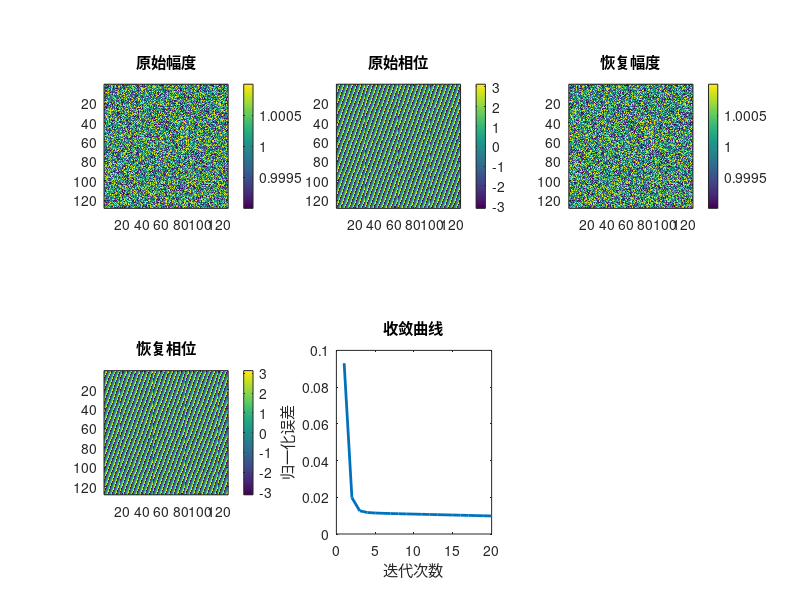

MATLAB code to generate this figure:
%% Gerchberg-Saxton Algorithm for Holographic Phase Retrieval
clc; clear; close all;

%% 1. 生成示例信号 (模拟通信中的复信号)
rng(1);

% 参数设置
N = 128;           % 阵列大小
d = 0.5;           % 阵元间距（波长单位）
theta = 30;        % 方位角 (度)
phi = 20;          % 俯仰角 (度)

% 转弧度
theta_rad = deg2rad(theta);
phi_rad = deg2rad(phi);

% 阵列索引
[x_idx, y_idx] = meshgrid(0:N-1, 0:N-1);
center_x = (N-1)/2;
center_y = (N-1)/2;

% 方向余弦
u = sin(theta_rad) * cos(phi_rad);
v = sin(theta_rad) * sin(phi_rad);

% 目标相位矩阵
phase_relative = 2*pi * d * ((x_idx - center_x)*u + (y_idx - center_y)*v);

% 幅度
O_amp = ones(N,N) + (2*rand(N)-1)/1000;

% 复信号
O = O_amp .* exp(1i * phase_relative);

% 相位
O_ang = angle(O);


%%
% N = 128; % 信号尺寸
% % 生成二维 QAM 信号图像
[x, y] = meshgrid(linspace(-1,1,N), linspace(-1,1,N));
signal_amp = exp(-5*(x.^2 + y.^2)); % 模拟幅度
signal_phase = 2*pi*rand(N,N);      % 随机相位 (未知)
% signal = signal_amp .* exp(1i*signal_phase); % 原始复信号

signal = O;

% 傅里叶幅度 (接收端已知)
F_signal = fft2(signal);
F_amp = abs(F_signal);

% 物平面幅度 (发送端已知)
obj_amp = abs(signal);

%% 2. 初始化 GS 算法
% 用物平面幅度和随机相位初始化
f_k = obj_amp .* exp(1i*2*pi*rand(N,N));

max_iter = 20;  % 最大迭代次数
error_history = zeros(max_iter,1);

%% 3. 迭代过程
for k = 1:max_iter
    % 傅里叶变换
    F_k = fft2(f_k);
    
    % 傅里叶幅度约束
    F_k = F_amp .* exp(1i*angle(F_k));
    
    % 逆傅里叶变换
    f_k = ifft2(F_k);
    
    % 物平面幅度约束
    f_k = obj_amp .* exp(1i*angle(f_k));
    
    % 计算误差 (傅里叶幅度)
    error_history(k) = norm(abs(fft2(f_k)) - F_amp, 'fro') / norm(F_amp, 'fro');
end

%% 4. 显示结果
figure;
subplot(2,3,1); imagesc(O_amp); axis image; title('原始幅度'); colorbar;
subplot(2,3,2); imagesc(O_ang); axis image; title('原始相位'); colorbar;
subplot(2,3,3); imagesc(abs(f_k)); axis image; title('恢复幅度'); colorbar;
subplot(2,3,4); imagesc(angle(f_k)); axis image; title('恢复相位'); colorbar;
subplot(2,3,5); plot(1:max_iter,error_history,'LineWidth',2);
xlabel('迭代次数'); ylabel('归一化误差'); title('收敛曲线');

%% 5. 输出相位误差
phase_error = angle(exp(1i*(signal_phase - angle(f_k))));
fprintf('相位均方误差: %.4f radians\n', sqrt(mean(phase_error(:).^2)));
